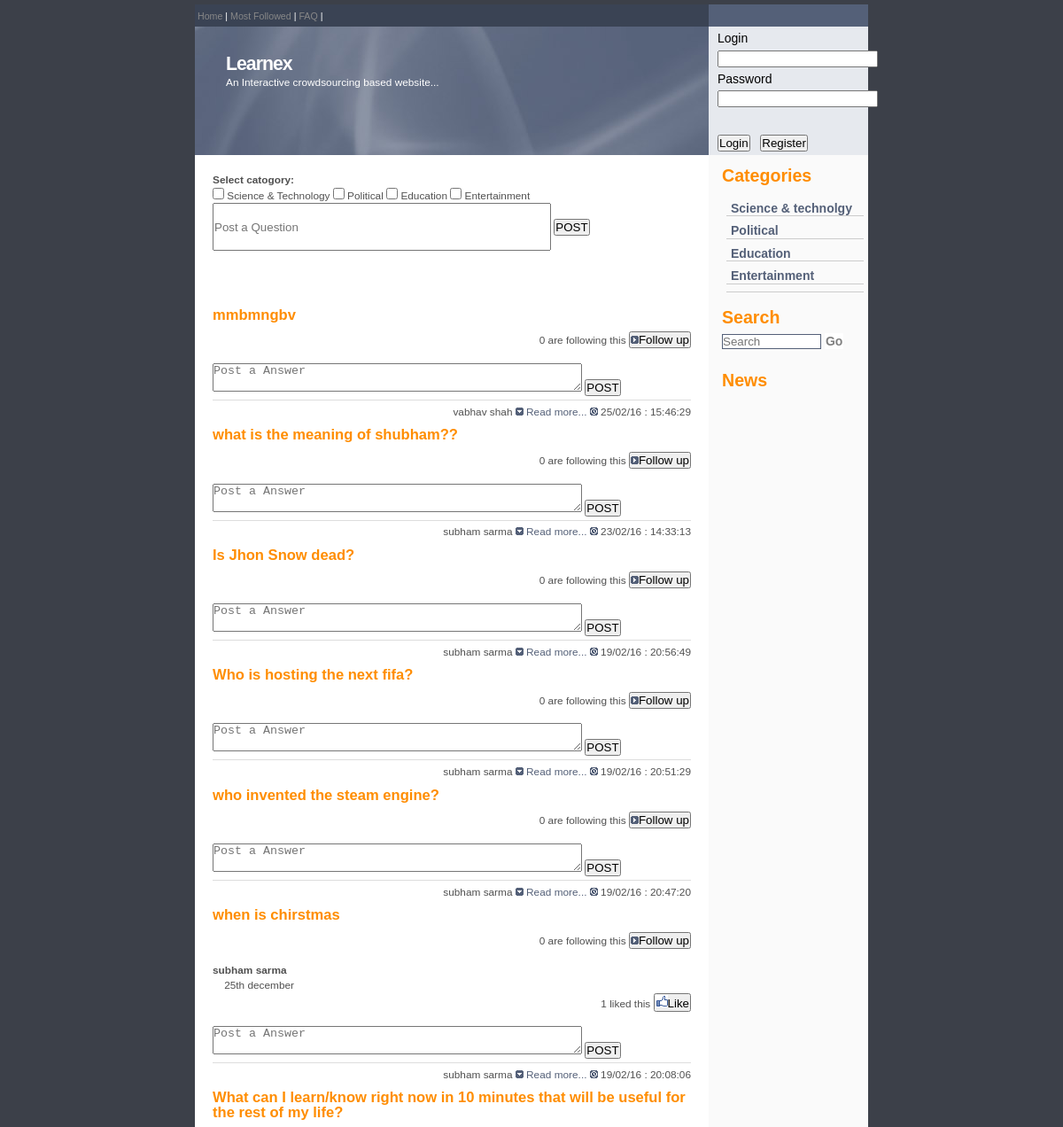
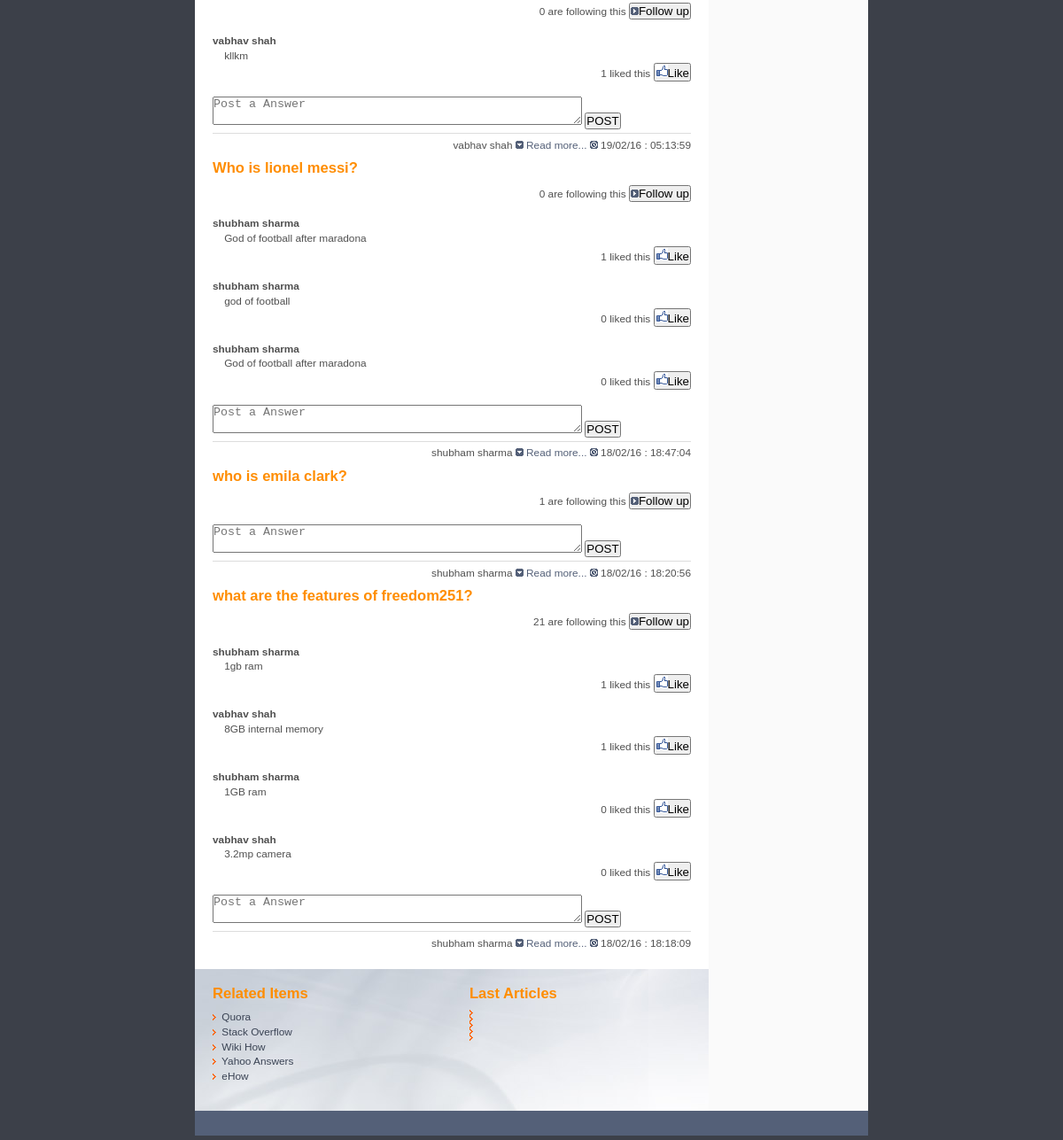
The page / on the database its author committed (2 pictures, top to bottom).
### tables this page shows
CREATE TABLE IF NOT EXISTS `questions` (
`p_id` int(11) NOT NULL,
  `user_id` int(100) NOT NULL,
  `username` varchar(100) NOT NULL,
  `post` varchar(255) NOT NULL,
  `date_created` varchar(50) NOT NULL,
  `userip` varchar(200) NOT NULL,
  `st` tinyint(1) NOT NULL DEFAULT '0',
  `p` tinyint(1) NOT NULL DEFAULT '0',
  `edu` tinyint(1) NOT NULL DEFAULT '0',
  `ent` tinyint(1) NOT NULL DEFAULT '0',
  `following` int(11) NOT NULL DEFAULT '0'
);

CREATE TABLE IF NOT EXISTS `answers` (
`c_id` int(11) NOT NULL,
  `user_id` int(200) NOT NULL,
  `u_name` varchar(200) NOT NULL,
  `comments` text NOT NULL,
  `date_created` varchar(200) NOT NULL,
  `post_id` int(11) NOT NULL,
  `likes` int(100) NOT NULL DEFAULT '0'
);

### index.php (the view, shortened to what this page needs)
<?php
include "imports/header.php";
include "imports/rheader.php";
?>
	<?php
	$querry = mysqli_query($con,"SELECT * FROM questions ORDER BY p_id DESC, p_id DESC");
	while($row = mysqli_fetch_assoc($querry))
	{
	?>
	 <h2><a href="#"><?php echo $row['post']?> </a></h2>
	 <?php include "imports/followfn2.php";?>
	  <?php include "imports/likefn2.php";?>
	 <form action="dbProcess.php?option=answer"method="Post">
  <textarea name="answer" placeholder="Post a Answer" cols="50">
</textarea>
	<input type="submit" value="POST">
	</form>
      <p class="date"><?php echo$row['username']." "?><img src="images/more.gif" alt="" /> <a href="#" data-modal-id="popup">Read more...</a> <img src="images/timeicon.gif" alt="" /> <?php echo$row['date_created']?></p>
	 <?php
	}
	include "imports/footer.php";
	  ?>

### imports/followfn2.php (shortened to what this page needs)
  	 <?php
  	 $querry11 = mysqli_query($con,"SELECT * FROM `follow` WHERE '".$row['p_id']."' = follow.p_id AND '".$_SESSION['u_id']."' = follow.user_id");
	$rowcnt = mysqli_num_rows($querry11);
	if($rowcnt != 0)
	{
		$follow = "Unfollow";
	}
	else
	{
		$follow = "Follow up";
	}
  ?>
   <div align = "right">
<form action="" method="post" >
<?php echo $row['following']." are following this"?>
<button type="submit" name="subfollow" value="subfollow"> <img src="images/comment.gif" alt="" /><?php echo $follow?></button>
 </form>
 </div>
  <br>

### imports/likefn2.php (shortened to what this page needs)
<?php
	 $querry1 = mysqli_query($con,"SELECT * FROM answers WHERE '".$row['p_id']."' = answers.post_id ORDER BY likes DESC, likes DESC");
	while($row1 = mysqli_fetch_assoc($querry1))
	{
	 ?>
	  <b><?php echo $row1['u_name']?></b>
	  <br>&nbsp&nbsp&nbsp&nbsp<?php echo $row1['comments'];
	  	 $querry2 = mysqli_query($con,"SELECT * FROM `like` WHERE '".$row1['c_id']."' = like.c_id AND '".$_SESSION['u_id']."' = like.user_id ");
		$rowcnt = mysqli_num_rows($querry2);
		if($rowcnt != 0)
		{
			$like = "Unlike";
		}
		else
		{
			$like = "Like";
		}
	  ?>
	   <div align = "right">
	<form action="" method="post" >
	<?php echo $row1['likes']." liked this"?>
	<button type="submit" name="sublike" value="sublike"> <img src="images/like.png" alt="" /><?php echo $like?></button>
	 </form>
	 </div>
	  <br>
	  <?php
	}
	  ?>

### style.css (style rules this page uses)
body { margin:5px 0; padding:0; font: 74% Arial, Sans-Serif; color:#FFF; line-height: 1.4em; background : #3C4049; }
p { margin: 0 0 5px 0; padding: 0; color: #888; background: inherit; }
a { color: #888; background: inherit; text-decoration:none; }
h2 { background-color: inherit; color:#FF8D00; font-size:140%; font-weight:bold; margin: 10px 0 10px 0; padding:0; }
h2 a { color: #FF8D00; }
.date { color: #505050; background: #FFF; text-align: right; margin: 4px 0 5px 0; padding: 0.4em 0 0 0; border-top: 1px solid #ddd; }
.date a { color: #546078; }
* { margin:0px; padding:0px; }
body { font-family:Tahoma, Geneva, sans-serif; }

### rows shown on the page
questions: post "mmbmngbv", following "0", follow "Follow up", username "vabhav shah", date_created "25/02/16 : 15:46:29"
questions: post "what is the meaning of shubham??", following "0", follow "Follow up", username "subham sarma", date_created "23/02/16 : 14:33:13"
questions: post "Is Jhon Snow dead?", following "0", follow "Follow up", username "subham sarma", date_created "19/02/16 : 20:56:49"
questions: post "Who is hosting the next fifa?", following "0", follow "Follow up", username "subham sarma", date_created "19/02/16 : 20:51:29"
questions: post "who invented the steam engine?", following "0", follow "Follow up", username "subham sarma", date_created "19/02/16 : 20:47:20"
questions: post "when is chirstmas", following "0", follow "Follow up", username "subham sarma", date_created "19/02/16 : 20:08:06"
answers: u_name "subham sarma", comments "25th december", likes "1", like "Like"
questions: post "What can I learn/know right now in 10 minutes that will be useful for the rest of my life?", following "0", follow "Follow up", username "vabhav shah", date_created "19/02/16 : 05:13:59"
answers: u_name "vabhav shah", comments "kllkm", likes "1", like "Like"
questions: post "Who is lionel messi?", following "0", follow "Follow up", username "shubham sharma", date_created "18/02/16 : 18:47:04"
answers: u_name "shubham sharma", comments "God of football after maradona", likes "1", like "Like"
answers: u_name "shubham sharma", comments "god of football", likes "0", like "Like"
answers: u_name "shubham sharma", comments "God of football after maradona", likes "0", like "Like"
questions: post "who is emila clark?", following "1", follow "Follow up", username "shubham sharma", date_created "18/02/16 : 18:20:56"
questions: post "what are the features of freedom251?", following "21", follow "Follow up", username "shubham sharma", date_created "18/02/16 : 18:18:09"
answers: u_name "shubham sharma", comments "1gb ram", likes "1", like "Like"
answers: u_name "vabhav shah", comments "8GB internal memory", likes "1", like "Like"
answers: u_name "shubham sharma", comments "1GB ram", likes "0", like "Like"
answers: u_name "vabhav shah", comments "3.2mp camera", likes "0", like "Like"
